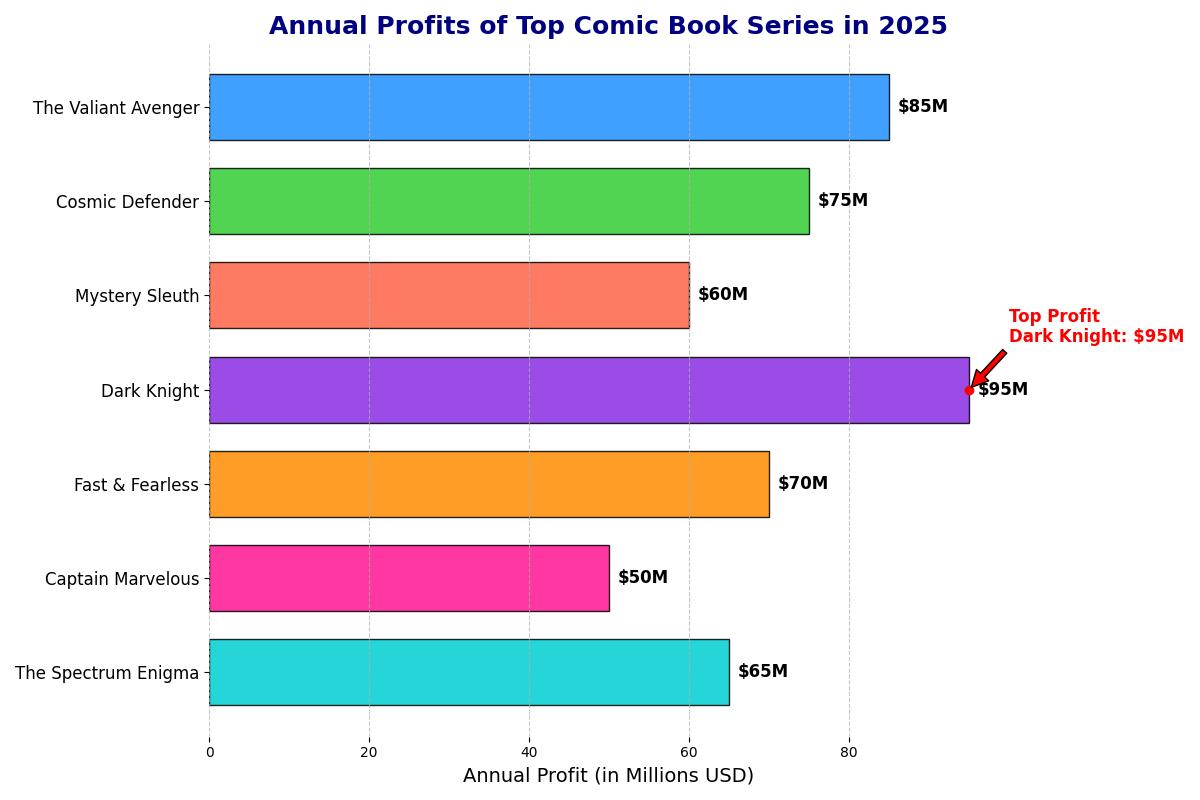

Generate this figure with Python:
import matplotlib.pyplot as plt
import numpy as np

# Backstory: We are charting the profits of fictional superhero-comic book series in the year 2025.
# These series are popular among fans, with each series producing a variety of merchandise and generating
# a significant amount of annual profit.

# Data: Names of comic book series and their profits in millions of USD
comic_series = [
    'The Valiant Avenger',
    'Cosmic Defender',
    'Mystery Sleuth',
    'Dark Knight',
    'Fast & Fearless',
    'Captain Marvelous',
    'The Spectrum Enigma'
]
annual_profits = [85, 75, 60, 95, 70, 50, 65] # in millions of USD

# Creating the figure and axes
fig, ax = plt.subplots(figsize=(12, 8))

# Define colors for the bars
colors = ['#1e90ff', '#32cd32', '#ff6347', '#8a2be2', '#ff8c00', '#ff1493', '#00ced1']

# Create the bar chart
bars = ax.barh(np.arange(len(comic_series)), annual_profits, color=colors, edgecolor='black', height=0.7, alpha=0.85)

# Adding text labels to each bar
for bar in bars:
    ax.annotate(f"${bar.get_width()}M", 
                 xy=(bar.get_width() + 1, bar.get_y() + bar.get_height() / 2),
                 va='center', ha='left', color='black', fontsize=12, fontweight='bold')

# Customize the title and labels
ax.set_title('Annual Profits of Top Comic Book Series in 2025', fontsize=18, fontweight='bold', color='navy')
ax.set_xlabel('Annual Profit (in Millions USD)', fontsize=14)
ax.set_yticks(np.arange(len(comic_series)))
ax.set_yticklabels(comic_series, fontsize=12)

# Adjusting aesthetics: Adding grid lines, inverting y-axis, and removing spines for a cleaner look
ax.grid(axis='x', linestyle='--', alpha=0.7)
ax.invert_yaxis()
for spine in ax.spines.values():
    spine.set_visible(False)

# Adding a value-highlight plot showing the maximum profit
max_profit = max(annual_profits)
max_profit_series = comic_series[annual_profits.index(max_profit)]

ax.plot([max_profit], [annual_profits.index(max_profit)], 'ro')
ax.annotate(f"Top Profit\n{max_profit_series}: ${max_profit}M",
             xy=(max_profit, annual_profits.index(max_profit)),
             xytext=(max_profit+5, annual_profits.index(max_profit)-0.5),
             arrowprops=dict(facecolor='red', shrink=0.05),
             fontsize=12, color='red', fontweight='bold', ha='left')

# Automatically adjust the image layout to be more readable
plt.tight_layout()

# Display the chart
plt.show()
